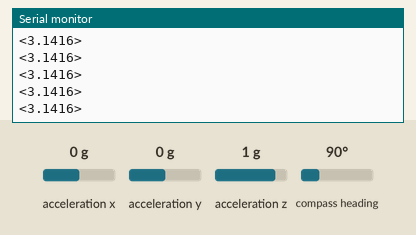
Recording of a sketch running on a simulated Arduino Uno, built with avr-gcc and run on an emulated ATmega328P. On the bench: the last lines printed to the serial monitor. The test bench sets the inputs (shaded band); at power-on: acceleration y 0 g, acceleration z 1 g, acceleration x 0 g, compass heading 90°.

Above: at 2.2 s.
2.3 s: acceleration y set to -1.4 g
At 3.0 s:
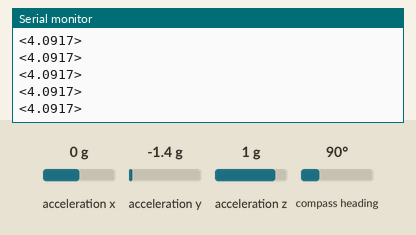
3.8 s: acceleration z set to -0.8 g
At 4.6 s:
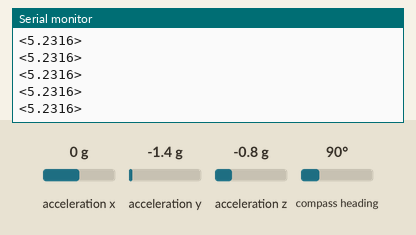
Timing chart, 0 to 6.8 s (numbered marks = the images above; inputs shaded):
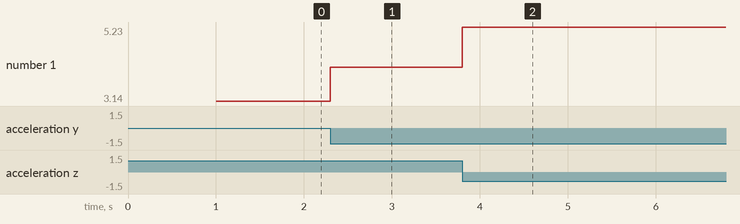

Measured:
- after the input at 2.3 s, the serial monitor: prints a new line at once (image 1)
- after the input at 3.8 s, the serial monitor: prints a new line at once (image 2)
- plotted number 1: 3.14 → 4.09 after the input at 2.3 s, 4.09 → 5.23 after the input at 3.8 s

The sketch:

rebolaSensorCalculates.ino
```cpp
#include <Wire.h>
#include <Adafruit_Sensor.h>
#include <Adafruit_BNO055.h>
#include <utility/imumaths.h>

// angel of rotation from euler angles
//    angle = 2 * acos(c1c2c3 - s1s2s3)
//    x = s1 s2 c3 +c1 c2 s3
//    y = s1 c2 c3 + c1 s2 s3
//    z = c1 s2 c3 - s1 c2 s3
//
//    to normalise divide x,y and z by:
//
//    sqrt(x2 + y2 + z2) = sqrt((s1 s2 c3 +c1 c2 s3)2+(s1 c2 c3 + c1 s2 s3)2+(c1 s2 c3 - s1 c2 s3)2)
//
//where:
//
//    c1 = cos(heading / 2)
//    c2 = cos(attitude / 2)
//    c3 = cos(bank / 2)
//    s1 = sin(heading / 2)
//    s2 = sin(attitude / 2)
//    s3 = sin(bank / 2)


Adafruit_BNO055 bno = Adafruit_BNO055();
sensors_event_t event;
float heading;
float attitude;
float bank;

float c1;
float c2;
float c3;
float s1;
float s2;
float s3;
float angle;

void setup(void) {
  Serial.begin(115200);
  if (!bno.begin() ) {
    Serial.print("Ooops, no BNO055 detected ... Check your wiring or I2C ADDR!");
    while (1);
  }
  delay(1000);
  bno.setExtCrystalUse(true);
}

void loop(void) {

  bno.getEvent(&event);

  //hack to filter sensor glitch for not been calibrated
  if ( event.orientation.y == -12.2500 || event.orientation.z == -0.0625 )
    return;

  heading   = 0.0174532925 * event.orientation.x;
  attitude  = 0.0174532925 * event.orientation.y;
  bank      = 0.0174532925 * event.orientation.z;
  //  Serial.print( "< " );
  //  Serial.print( event.orientation.x );
  //  Serial.print( " . " );
  //  Serial.print( event.orientation.y  );
  //  Serial.print( " . " );
  //  Serial.print( event.orientation.z  );
  //  Serial.println( " >" );

  //  c1 = cosf( heading / 2.0 );
  //  c2 = cosf( attitude / 2.0 );
  //  c3 = cosf( bank / 2.0 );
  //  s1 = sinf( heading / 2.0 );
  //  s2 = sinf( attitude / 2.0 );
  //  s3 = sinf( bank / 2.0);

  //  angle = 2 * acosf( c1 * c2 * c3 - s1 * s2 * s3 );
  angle = 0.0174532925 * event.orientation.z + PI;
  Serial.print( "<" );
  Serial.print(angle, 4);
  Serial.print( ">" );
  Serial.println();

  delayMicroseconds(1);
}

//void loop(void){
//    // Possible vector values can be:
//    // - VECTOR_ACCELEROMETER - m/s^2
//    // - VECTOR_MAGNETOMETER  - uT
//    // - VECTOR_GYROSCOPE     - rad/s
//    // - VECTOR_EULER         - degrees
//    // - VECTOR_LINEARACCEL   - m/s^2
//    // - VECTOR_GRAVITY       - m/s^2
//    imu::Vector<3> vector = bno.getVector(Adafruit_BNO055::VECTOR_EULER);
//    //if( vector.y() + 0.06 < 0.001 || vector.z() + 0.06 < 0.001 )
//    //return;
//    Serial.print( "a" );
//    Serial.print( vector.x() );
//    Serial.print( " " );
//    Serial.print( vector.y() );
//    Serial.print( " " );
//    Serial.print( vector.z() );
//    Serial.print( "b" );
//    Serial.println();
//    //Serial.println();
//     delayMicroseconds(100);
//}
```
